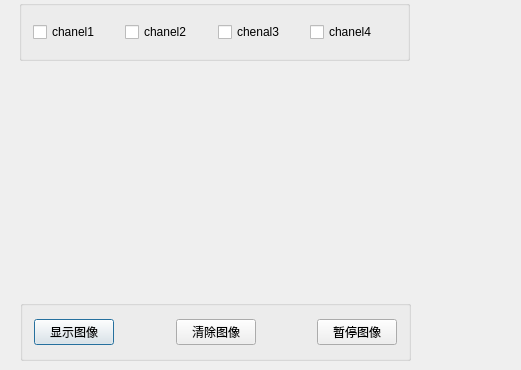
<?xml version="1.0" encoding="UTF-8"?>
<ui version="4.0">
 <class>Dialog</class>
 <widget class="QDialog" name="Dialog">
  <property name="geometry">
   <rect>
    <x>0</x>
    <y>0</y>
    <width>521</width>
    <height>370</height>
   </rect>
  </property>
  <property name="windowTitle">
   <string>Dialog</string>
  </property>
  <widget class="QCustomPlot" name="widget" native="true">
   <property name="geometry">
    <rect>
     <x>20</x>
     <y>80</y>
     <width>391</width>
     <height>201</height>
    </rect>
   </property>
  </widget>
  <widget class="QGroupBox" name="groupBox">
   <property name="geometry">
    <rect>
     <x>19</x>
     <y>0</y>
     <width>391</width>
     <height>61</height>
    </rect>
   </property>
   <property name="title">
    <string/>
   </property>
   <layout class="QGridLayout" name="gridLayout">
    <item row="0" column="2">
     <widget class="QCheckBox" name="checkChanel3">
      <property name="text">
       <string>chenal3</string>
      </property>
     </widget>
    </item>
    <item row="0" column="1">
     <widget class="QCheckBox" name="checkChanel2">
      <property name="text">
       <string>chanel2</string>
      </property>
     </widget>
    </item>
    <item row="0" column="0">
     <widget class="QCheckBox" name="checkChanel1">
      <property name="text">
       <string>chanel1</string>
      </property>
     </widget>
    </item>
    <item row="0" column="3">
     <widget class="QCheckBox" name="checkChanel4">
      <property name="text">
       <string>chanel4</string>
      </property>
     </widget>
    </item>
   </layout>
  </widget>
  <widget class="QGroupBox" name="groupBox_2">
   <property name="geometry">
    <rect>
     <x>20</x>
     <y>300</y>
     <width>391</width>
     <height>61</height>
    </rect>
   </property>
   <property name="title">
    <string/>
   </property>
   <layout class="QGridLayout" name="gridLayout_2">
    <item row="0" column="0">
     <widget class="QPushButton" name="btnAppear">
      <property name="text">
       <string>显示图像</string>
      </property>
     </widget>
    </item>
    <item row="0" column="1">
     <spacer name="horizontalSpacer">
      <property name="orientation">
       <enum>Qt::Horizontal</enum>
      </property>
      <property name="sizeHint" stdset="0">
       <size>
        <width>48</width>
        <height>13</height>
       </size>
      </property>
     </spacer>
    </item>
    <item row="0" column="2">
     <widget class="QPushButton" name="btnClear">
      <property name="text">
       <string>清除图像</string>
      </property>
     </widget>
    </item>
    <item row="0" column="3">
     <spacer name="horizontalSpacer_2">
      <property name="orientation">
       <enum>Qt::Horizontal</enum>
      </property>
      <property name="sizeHint" stdset="0">
       <size>
        <width>49</width>
        <height>13</height>
       </size>
      </property>
     </spacer>
    </item>
    <item row="0" column="4">
     <widget class="QPushButton" name="btnStop">
      <property name="text">
       <string>暂停图像</string>
      </property>
     </widget>
    </item>
   </layout>
  </widget>
 </widget>
 <layoutdefault spacing="6" margin="11"/>
 <customwidgets>
  <customwidget>
   <class>QCustomPlot</class>
   <extends>QWidget</extends>
   <header location="global">qcustomplot.h</header>
   <container>1</container>
  </customwidget>
 </customwidgets>
 <resources/>
 <connections/>
</ui>
